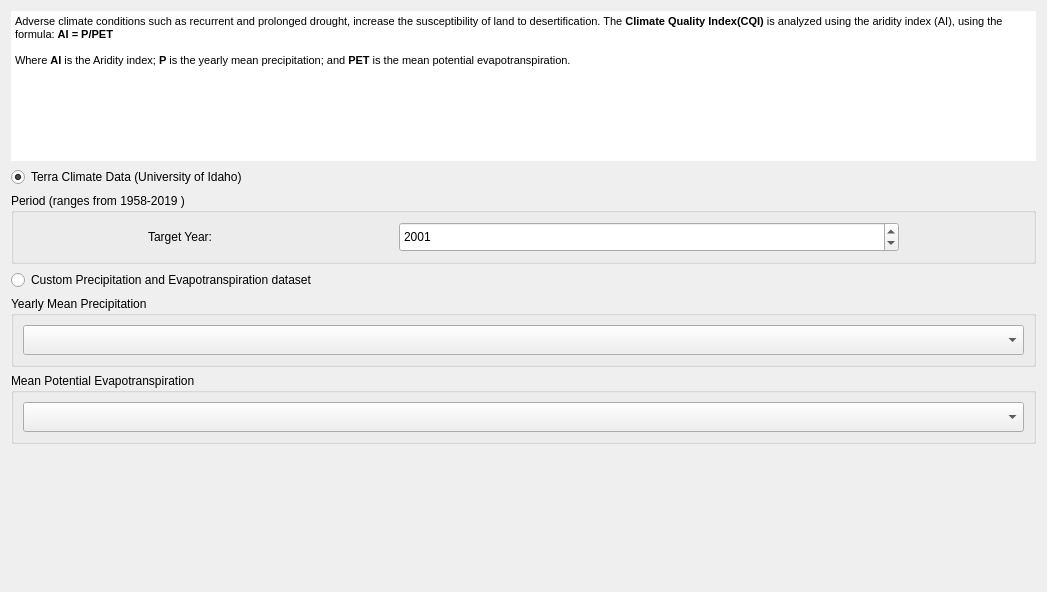
<?xml version="1.0" encoding="UTF-8"?>
<ui version="4.0">
 <class>WidgetCQISetup</class>
 <widget class="QWidget" name="WidgetCQISetup">
  <property name="geometry">
   <rect>
    <x>0</x>
    <y>0</y>
    <width>1047</width>
    <height>592</height>
   </rect>
  </property>
  <property name="windowTitle">
   <string>Form</string>
  </property>
  <layout class="QVBoxLayout" name="verticalLayout">
   <item>
    <widget class="QTextBrowser" name="textBrowser">
     <property name="enabled">
      <bool>true</bool>
     </property>
     <property name="maximumSize">
      <size>
       <width>16777215</width>
       <height>150</height>
      </size>
     </property>
     <property name="autoFillBackground">
      <bool>true</bool>
     </property>
     <property name="frameShape">
      <enum>QFrame::NoFrame</enum>
     </property>
     <property name="html">
      <string>&lt;!DOCTYPE HTML PUBLIC &quot;-//W3C//DTD HTML 4.0//EN&quot; &quot;http://www.w3.org/TR/REC-html40/strict.dtd&quot;&gt;
&lt;html&gt;&lt;head&gt;&lt;meta name=&quot;qrichtext&quot; content=&quot;1&quot; /&gt;&lt;style type=&quot;text/css&quot;&gt;
p, li { white-space: pre-wrap; }
&lt;/style&gt;&lt;/head&gt;&lt;body style=&quot; font-family:'MS Shell Dlg 2'; font-size:8pt; font-weight:400; font-style:normal;&quot;&gt;
&lt;p style=&quot; margin-top:0px; margin-bottom:0px; margin-left:0px; margin-right:0px; -qt-block-indent:0; text-indent:0px;&quot;&gt;Adverse climate conditions such as recurrent and prolonged drought, increase the susceptibility of land to desertification. The &lt;span style=&quot; font-weight:600;&quot;&gt;Climate Quality Index(CQI)&lt;/span&gt; is analyzed using the aridity index (AI), using the formula: &lt;span style=&quot; font-weight:600;&quot;&gt;AI = P/PET&lt;/span&gt; &lt;/p&gt;
&lt;p style=&quot;-qt-paragraph-type:empty; margin-top:0px; margin-bottom:0px; margin-left:0px; margin-right:0px; -qt-block-indent:0; text-indent:0px;&quot;&gt;&lt;br /&gt;&lt;/p&gt;
&lt;p style=&quot; margin-top:0px; margin-bottom:0px; margin-left:0px; margin-right:0px; -qt-block-indent:0; text-indent:0px;&quot;&gt;Where &lt;span style=&quot; font-weight:600;&quot;&gt;AI&lt;/span&gt; is the Aridity index; &lt;span style=&quot; font-weight:600;&quot;&gt;P&lt;/span&gt; is the yearly mean precipitation; and &lt;span style=&quot; font-weight:600;&quot;&gt;PET&lt;/span&gt; is the mean potential evapotranspiration.&lt;/p&gt;&lt;/body&gt;&lt;/html&gt;</string>
     </property>
    </widget>
   </item>
   <item>
    <widget class="QRadioButton" name="use_terra">
     <property name="text">
      <string>Terra Climate Data (University of Idaho)</string>
     </property>
     <property name="checked">
      <bool>true</bool>
     </property>
    </widget>
   </item>
   <item>
    <widget class="QGroupBox" name="groupBox_terra_period">
     <property name="enabled">
      <bool>true</bool>
     </property>
     <property name="title">
      <string>Period (ranges from 1958-2019 )</string>
     </property>
     <layout class="QHBoxLayout" name="horizontalLayout">
      <item>
       <widget class="QLabel" name="label_10">
        <property name="minimumSize">
         <size>
          <width>30</width>
          <height>30</height>
         </size>
        </property>
        <property name="maximumSize">
         <size>
          <width>120</width>
          <height>35</height>
         </size>
        </property>
        <property name="font">
         <font>
          <weight>50</weight>
          <bold>false</bold>
         </font>
        </property>
        <property name="text">
         <string>Target Year:</string>
        </property>
       </widget>
      </item>
      <item>
       <widget class="QDateEdit" name="use_terra_year">
        <property name="sizePolicy">
         <sizepolicy hsizetype="Minimum" vsizetype="Minimum">
          <horstretch>0</horstretch>
          <verstretch>0</verstretch>
         </sizepolicy>
        </property>
        <property name="minimumSize">
         <size>
          <width>30</width>
          <height>30</height>
         </size>
        </property>
        <property name="maximumSize">
         <size>
          <width>500</width>
          <height>35</height>
         </size>
        </property>
        <property name="maximumDate">
         <date>
          <year>2019</year>
          <month>12</month>
          <day>31</day>
         </date>
        </property>
        <property name="minimumDate">
         <date>
          <year>1958</year>
          <month>1</month>
          <day>1</day>
         </date>
        </property>
        <property name="displayFormat">
         <string notr="true">yyyy</string>
        </property>
        <property name="date">
         <date>
          <year>2001</year>
          <month>1</month>
          <day>1</day>
         </date>
        </property>
       </widget>
      </item>
     </layout>
    </widget>
   </item>
   <item>
    <widget class="QRadioButton" name="use_custom">
     <property name="text">
      <string>Custom Precipitation and Evapotranspiration dataset</string>
     </property>
    </widget>
   </item>
   <item>
    <widget class="QGroupBox" name="groupBox_custom_prec">
     <property name="enabled">
      <bool>true</bool>
     </property>
     <property name="title">
      <string>Yearly Mean Precipitation</string>
     </property>
     <layout class="QGridLayout" name="gridLayout_4">
      <item row="0" column="1">
       <widget class="WidgetDataIOSelectTELayerImport" name="use_custom_prec">
        <property name="enabled">
         <bool>true</bool>
        </property>
        <property name="sizePolicy">
         <sizepolicy hsizetype="Preferred" vsizetype="Minimum">
          <horstretch>0</horstretch>
          <verstretch>0</verstretch>
         </sizepolicy>
        </property>
        <property name="minimumSize">
         <size>
          <width>0</width>
          <height>30</height>
         </size>
        </property>
        <property name="layer_type" stdset="0">
         <string notr="true">Aridity Index</string>
        </property>
       </widget>
      </item>
     </layout>
    </widget>
   </item>
   <item>
    <widget class="QGroupBox" name="groupBox_custom_pet">
     <property name="enabled">
      <bool>true</bool>
     </property>
     <property name="title">
      <string>Mean Potential Evapotranspiration</string>
     </property>
     <layout class="QGridLayout" name="gridLayout_6">
      <item row="0" column="1">
       <widget class="WidgetDataIOSelectTELayerImport" name="use_custom_pet">
        <property name="enabled">
         <bool>true</bool>
        </property>
        <property name="sizePolicy">
         <sizepolicy hsizetype="Preferred" vsizetype="Minimum">
          <horstretch>0</horstretch>
          <verstretch>0</verstretch>
         </sizepolicy>
        </property>
        <property name="minimumSize">
         <size>
          <width>0</width>
          <height>30</height>
         </size>
        </property>
        <property name="layer_type" stdset="0">
         <string notr="true">Aridity Index</string>
        </property>
       </widget>
      </item>
     </layout>
    </widget>
   </item>
   <item>
    <spacer name="horizontalSpacer">
     <property name="orientation">
      <enum>Qt::Horizontal</enum>
     </property>
     <property name="sizeHint" stdset="0">
      <size>
       <width>40</width>
       <height>50</height>
      </size>
     </property>
    </spacer>
   </item>
   <item>
    <spacer name="verticalSpacer">
     <property name="orientation">
      <enum>Qt::Vertical</enum>
     </property>
     <property name="sizeType">
      <enum>QSizePolicy::Expanding</enum>
     </property>
     <property name="sizeHint" stdset="0">
      <size>
       <width>20</width>
       <height>40</height>
      </size>
     </property>
    </spacer>
   </item>
  </layout>
  <zorder>use_custom</zorder>
  <zorder>groupBox_custom_prec</zorder>
  <zorder>groupBox_custom_pet</zorder>
  <zorder>use_terra</zorder>
  <zorder>groupBox_terra_period</zorder>
  <zorder>textBrowser</zorder>
 </widget>
 <customwidgets>
  <customwidget>
   <class>WidgetDataIOSelectTELayerImport</class>
   <extends>QComboBox</extends>
   <header>LDMP/data_io</header>
  </customwidget>
 </customwidgets>
 <resources/>
 <connections/>
</ui>
